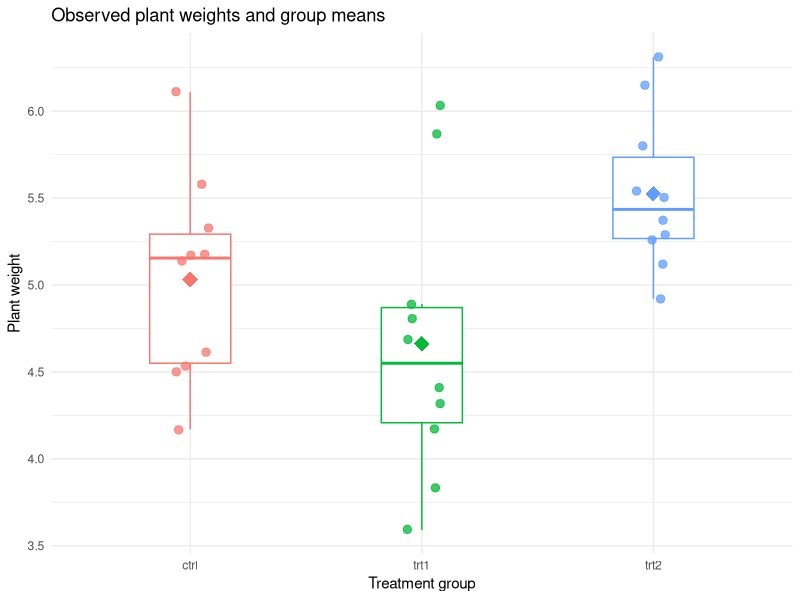
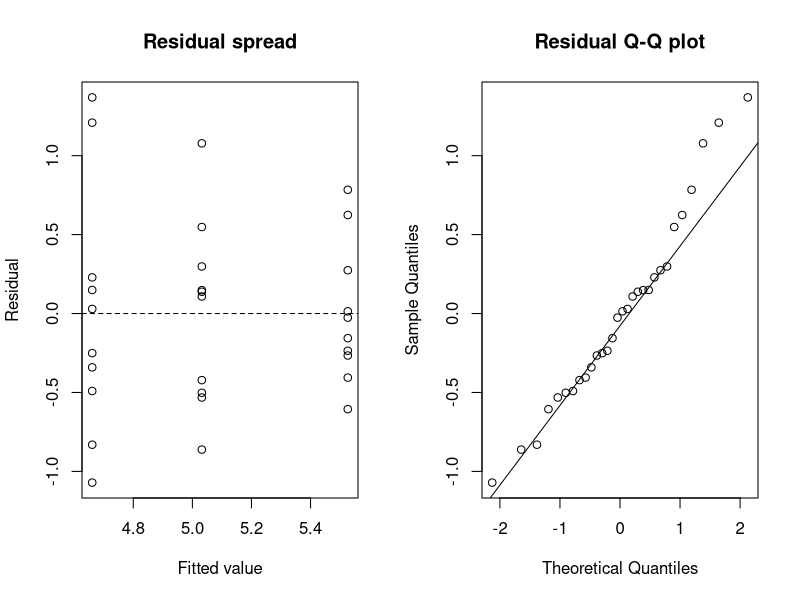
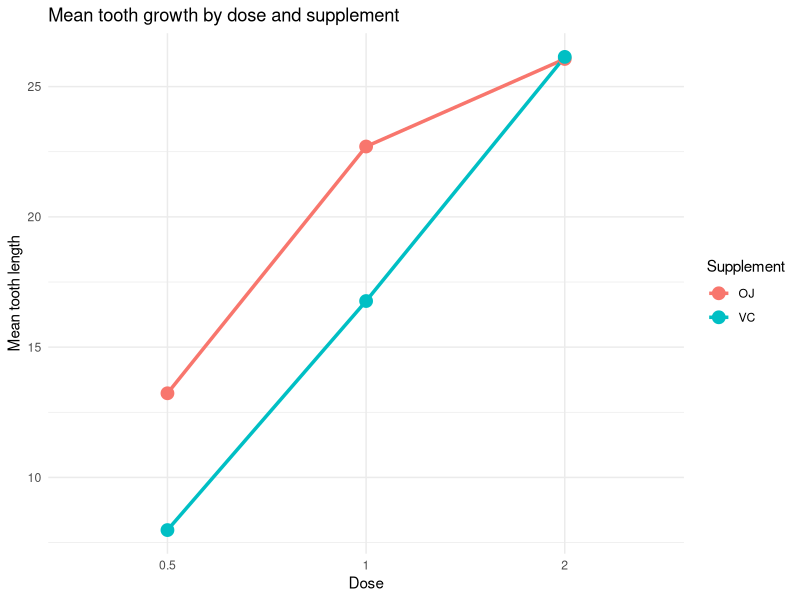
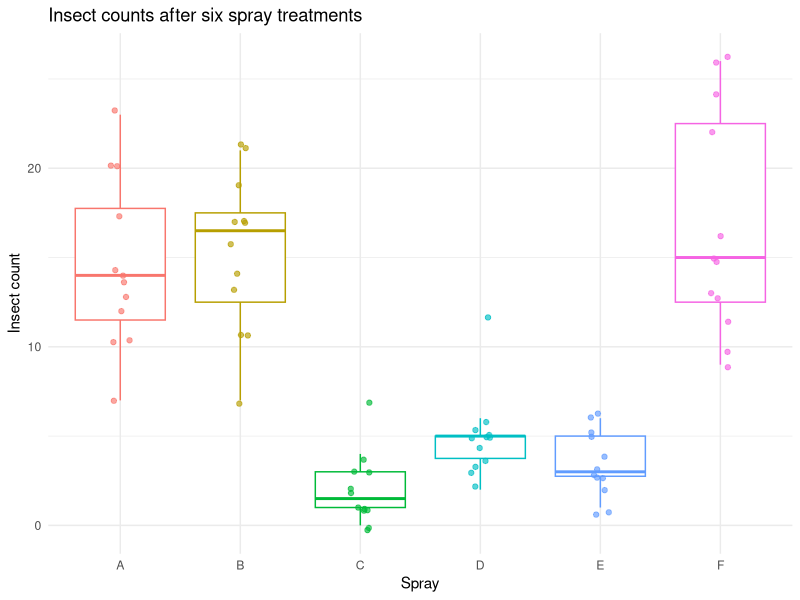
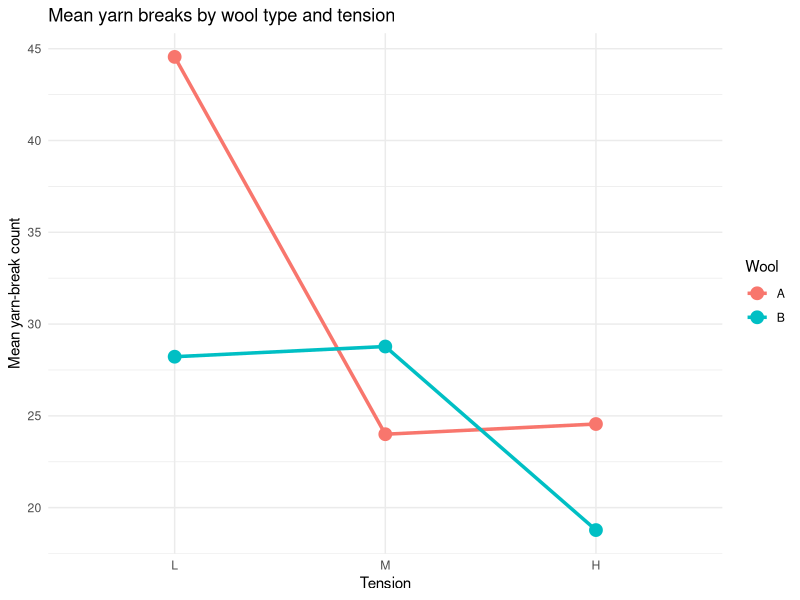

The R script that drew these images, in order:
## ---- chunk 1
#| label: section-01-setup
options(digits = 4)

library(ggplot2)
library(emmeans)

sessionInfo()
## ---- chunk 2
#| label: section-02-load-one-way
data("PlantGrowth")

head(PlantGrowth)
str(PlantGrowth)
table(PlantGrowth$group)
## ---- chunk 3
#| label: section-03-one-way-names
one_way_data <- PlantGrowth
names(one_way_data) <- c("y_variable", "categories")

one_way_data$categories <- factor(
  one_way_data$categories,
  levels = c("ctrl", "trt1", "trt2")
)

str(one_way_data)
head(one_way_data)
## ---- chunk 4
#| label: section-04-one-way-description
summary(one_way_data)

ggplot(one_way_data, aes(categories, y_variable, colour = categories)) +
  geom_boxplot(width = 0.35, outlier.shape = NA) +
  geom_jitter(width = 0.08, size = 2.5, alpha = 0.75) +
  stat_summary(fun = mean, geom = "point", shape = 18, size = 5) +
  guides(colour = "none") +
  labs(
    x = "Treatment group",
    y = "Plant weight",
    title = "Observed plant weights and group means"
  ) +
  theme_minimal()
## ---- chunk 5
#| label: section-05-one-way-model
one_way_model <- aov(
  y_variable ~ categories,
  data = one_way_data
)

summary(one_way_model)
## ---- chunk 6
#| label: section-06-one-way-assumptions
one_way_residuals <- residuals(one_way_model)
one_way_fitted <- fitted(one_way_model)

par(mfrow = c(1, 2))

plot(
  one_way_fitted,
  one_way_residuals,
  xlab = "Fitted value",
  ylab = "Residual",
  main = "Residual spread"
)
abline(h = 0, lty = 2)

qqnorm(one_way_residuals, main = "Residual Q-Q plot")
qqline(one_way_residuals)

par(mfrow = c(1, 1))
## ---- chunk 7
#| label: section-07-load-two-way
data("ToothGrowth")

head(ToothGrowth)
str(ToothGrowth)
table(ToothGrowth$supp, ToothGrowth$dose)
## ---- chunk 8
#| label: section-08-two-way-names
two_way_data <- ToothGrowth
names(two_way_data) <- c("y_variable", "category_a", "category_b")

two_way_data$category_a <- factor(two_way_data$category_a)
two_way_data$category_b <- factor(two_way_data$category_b)

str(two_way_data)
summary(two_way_data)
## ---- chunk 9
#| label: section-09-two-way-plot
ggplot(
  two_way_data,
  aes(category_b, y_variable, colour = category_a, group = category_a)
) +
  stat_summary(fun = mean, geom = "line", linewidth = 1.2) +
  stat_summary(fun = mean, geom = "point", size = 4) +
  labs(
    x = "Dose",
    y = "Mean tooth length",
    colour = "Supplement",
    title = "Mean tooth growth by dose and supplement"
  ) +
  theme_minimal()
## ---- chunk 10
#| label: section-10-two-way-model
two_way_model <- aov(
  y_variable ~ category_a * category_b,
  data = two_way_data
)

summary(two_way_model)
## ---- chunk 11
#| label: section-a1-data
data("InsectSprays")

group_a_data <- InsectSprays
names(group_a_data) <- c("y_variable", "categories")
group_a_data$categories <- factor(group_a_data$categories)

head(group_a_data)
str(group_a_data)
table(group_a_data$categories)
## ---- chunk 12
#| label: section-a2-model
ggplot(group_a_data, aes(categories, y_variable, colour = categories)) +
  geom_boxplot(outlier.shape = NA) +
  geom_jitter(width = 0.08, alpha = 0.65) +
  guides(colour = "none") +
  labs(
    x = "Spray",
    y = "Insect count",
    title = "Insect counts after six spray treatments"
  ) +
  theme_minimal()

group_a_model <- aov(
  y_variable ~ categories,
  data = group_a_data
)

summary(group_a_model)
## ---- chunk 13
#| label: section-a3-emmeans
group_a_emmeans <- emmeans(
  group_a_model,
  ~ categories
)

group_a_emmeans
## ---- chunk 14
#| label: section-a4-pairs
group_a_pairs <- pairs(
  group_a_emmeans,
  adjust = "tukey"
)

group_a_pairs

group_a_pair_table <- as.data.frame(group_a_pairs)
group_a_significant <- group_a_pair_table[
  group_a_pair_table$p.value < 0.05,
  c("contrast", "estimate", "SE", "p.value")
]

group_a_significant
## ---- chunk 15
#| label: section-b1-data
data("warpbreaks")

group_b_data <- warpbreaks
names(group_b_data) <- c("y_variable", "category_a", "category_b")

group_b_data$category_a <- factor(group_b_data$category_a)
group_b_data$category_b <- factor(group_b_data$category_b)

head(group_b_data)
str(group_b_data)
table(group_b_data$category_a, group_b_data$category_b)
## ---- chunk 16
#| label: section-b2-model
summary(group_b_data)

ggplot(
  group_b_data,
  aes(category_b, y_variable, colour = category_a, group = category_a)
) +
  stat_summary(fun = mean, geom = "line", linewidth = 1.2) +
  stat_summary(fun = mean, geom = "point", size = 4) +
  labs(
    x = "Tension",
    y = "Mean yarn-break count",
    colour = "Wool",
    title = "Mean yarn breaks by wool type and tension"
  ) +
  theme_minimal()

group_b_model <- aov(
  y_variable ~ category_a * category_b,
  data = group_b_data
)

summary(group_b_model)
## ---- chunk 17
#| label: section-b3-emmeans
group_b_emmeans <- emmeans(
  group_b_model,
  ~ category_b | category_a
)

group_b_emmeans
## ---- chunk 18
#| label: section-b4-pairs
group_b_pairs <- pairs(
  group_b_emmeans,
  adjust = "tukey"
)

group_b_pairs

group_b_pair_table <- as.data.frame(group_b_pairs)
group_b_significant <- group_b_pair_table[
  group_b_pair_table$p.value < 0.05,
  c("category_a", "contrast", "estimate", "SE", "p.value")
]

group_b_significant
